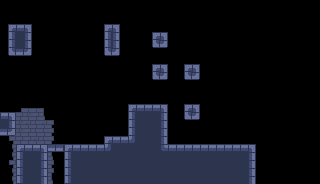

Tiled map render using the project's own tile images. Description and the map definition, with tile-layer contents summarised, below:
An orthogonal 40x23 tile map with 8x8 px tiles, 2 tile layers (Background, Base), 5 tilesets and 32 objects.

<map version="1.10" tiledversion="1.10.2" orientation="orthogonal" renderorder="right-down" width="40" height="23" tilewidth="8" tileheight="8" infinite="0" nextlayerid="4" nextobjectid="89">
 <tileset firstgid="1" source="../tileset.tsx" />
 <tileset firstgid="1025" source="../LevelEditor/big.tsx" />
 <tileset firstgid="1281" source="../LevelEditor/small.tsx" />
 <tileset firstgid="2305" source="../LevelEditor/wide.tsx" />
 <tileset firstgid="2817" source="../LevelEditor/Tall.tsx" />
 <layer id="3" name="Background" width="40" height="23">
  <data>[920 cells, 37 non-empty, 12 distinct tile ids]</data>
 </layer>
 <layer id="1" name="Base" width="40" height="23">
  <data>[920 cells, 212 non-empty, 11 distinct tile ids]</data>
 </layer>
 <objectgroup id="2" name="Objects">
  <object id="1" gid="1025" x="57.25" y="132.583" width="16" height="16">
   <properties>
    <property name="object" value="player" />
   </properties>
  </object>
  <object id="45" gid="1377" x="103.833" y="135.333" width="8" height="8">
   <properties>
    <property name="object" value="block" />
   </properties>
  </object>
  <object id="46" gid="2337" x="80" y="144" width="16" height="8">
   <properties>
    <property name="object" value="button" />
    <property name="signal" type="int" value="2" />
   </properties>
  </object>
  <object id="47" gid="1409" x="69.6794" y="94.7946" width="8" height="8">
   <properties>
    <property name="object" value="key" />
   </properties>
  </object>
  <object id="48" gid="1281" x="160" y="104" width="8" height="8">
   <properties>
    <property name="object" value="signal_door" />
    <property name="signal" type="int" value="0" />
    <property name="state" value="standard" />
   </properties>
  </object>
  <object id="49" gid="1281" x="160" y="96" width="8" height="8">
   <properties>
    <property name="object" value="signal_door" />
    <property name="signal" type="int" value="0" />
    <property name="state" value="standard" />
   </properties>
  </object>
  <object id="50" gid="1281" x="160" y="88" width="8" height="8">
   <properties>
    <property name="object" value="signal_door" />
    <property name="signal" type="int" value="0" />
    <property name="state" value="standard" />
   </properties>
  </object>
  <object id="51" gid="1346" x="184" y="104" width="8" height="8">
   <properties>
    <property name="object" value="signal_door" />
    <property name="signal" type="int" value="2" />
    <property name="state" value="reverse" />
   </properties>
  </object>
  <object id="52" gid="1346" x="184" y="96" width="8" height="8">
   <properties>
    <property name="object" value="signal_door" />
    <property name="signal" type="int" value="2" />
    <property name="state" value="reverse" />
   </properties>
  </object>
  <object id="53" gid="1346" x="184" y="88" width="8" height="8">
   <properties>
    <property name="object" value="signal_door" />
    <property name="signal" type="int" value="2" />
    <property name="state" value="reverse" />
   </properties>
  </object>
  <object id="54" gid="1282" x="168" y="112" width="8" height="8">
   <properties>
    <property name="object" value="signal_door" />
    <property name="signal" type="int" value="0" />
    <property name="state" value="reverse" />
   </properties>
  </object>
  <object id="55" gid="1282" x="176" y="112" width="8" height="8">
   <properties>
    <property name="object" value="signal_door" />
    <property name="signal" type="int" value="0" />
    <property name="state" value="reverse" />
   </properties>
  </object>
  <object id="56" gid="2337" x="168" y="144" width="16" height="8">
   <properties>
    <property name="object" value="button" />
    <property name="signal" type="int" value="2" />
   </properties>
  </object>
  <object id="60" gid="2305" x="128" y="104" width="16" height="8">
   <properties>
    <property name="object" value="button" />
    <property name="signal" type="int" value="0" />
   </properties>
  </object>
  <object id="61" gid="2339" x="96" y="104" width="16" height="8">
   <properties>
    <property name="max" type="int" value="-4" />
    <property name="min" type="int" value="0" />
    <property name="mode" value="vertical" />
    <property name="object" value="signal_platform" />
    <property name="signal" type="int" value="2" />
   </properties>
  </object>
  <object id="62" gid="2354" x="112" y="136" width="16" height="8">
   <properties>
    <property name="object" value="jumppad" />
   </properties>
  </object>
  <object id="66" gid="1346" x="184" y="128" width="8" height="8">
   <properties>
    <property name="object" value="signal_door" />
    <property name="signal" type="int" value="2" />
    <property name="state" value="reverse" />
   </properties>
  </object>
  <object id="67" gid="1346" x="184" y="136" width="8" height="8">
   <properties>
    <property name="object" value="signal_door" />
    <property name="signal" type="int" value="2" />
    <property name="state" value="reverse" />
   </properties>
  </object>
  <object id="68" gid="1346" x="184" y="144" width="8" height="8">
   <properties>
    <property name="object" value="signal_door" />
    <property name="signal" type="int" value="2" />
    <property name="state" value="reverse" />
   </properties>
  </object>
  <object id="69" gid="1345" x="224" y="128" width="8" height="8">
   <properties>
    <property name="object" value="signal_door" />
    <property name="signal" type="int" value="2" />
    <property name="state" value="standard" />
   </properties>
  </object>
  <object id="71" gid="1411" x="43.8498" y="123.636" width="8" height="8">
   <properties>
    <property name="object" value="coin" />
   </properties>
  </object>
  <object id="72" gid="1411" x="79.3463" y="129.453" width="8" height="8">
   <properties>
    <property name="object" value="coin" />
   </properties>
  </object>
  <object id="73" gid="1026" x="144" y="104" width="16" height="16">
   <properties>
    <property name="lines">Текст
База?</property>
    <property name="object" value="sign" />
   </properties>
  </object>
  <object id="80" gid="2309" x="56" y="144" width="16" height="8">
   <properties>
    <property name="direction" type="int" value="2" />
    <property name="object" value="beam" />
    <property name="reverse" type="bool" value="true" />
    <property name="signal" type="int" value="0" />
   </properties>
  </object>
  <object id="81" gid="2882" x="96" y="48" width="8" height="16">
   <properties>
    <property name="direction" type="int" value="1" />
    <property name="object" value="beam" />
    <property name="reverse" type="bool" value="true" />
    <property name="signal" type="int" value="2" />
   </properties>
  </object>
  <object id="82" gid="2369" x="64" y="104" width="16" height="8">
   <properties>
    <property name="object" value="falling_platform" />
   </properties>
  </object>
  <object id="83" gid="1316" x="32" y="44" width="8" height="8">
   <properties>
    <property name="dir" type="int" value="-1" />
    <property name="enabled" type="bool" value="true" />
    <property name="object" value="wall_button" />
    <property name="signal" type="int" value="1" />
   </properties>
  </object>
  <object id="84" x="0" y="0">
   <properties>
    <property name="object" value="dialogueTrigger" />
    <property name="path" value="dialogues/level1.json" />
   </properties>
   <point />
  </object>
  <object id="85" gid="1441" x="43" y="140" width="8" height="8">
   <properties>
    <property name="object" value="stone" />
   </properties>
  </object>
  <object id="86" gid="2353" x="101" y="124" width="16" height="8">
   <properties>
    <property name="object" value="spear" />
   </properties>
  </object>
  </objectgroup>
</map>
<!-- 2 of 32 objects omitted -->
